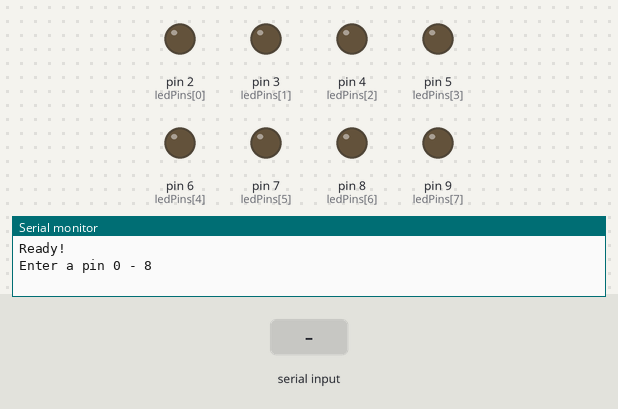
A sketch run on a simulated Arduino Uno, built with avr-gcc and run on an emulated ATmega328P. Shown: output pins drawn as LEDs (lit = HIGH), the last lines printed to the serial monitor. The test bench sets the inputs (shaded band).

Above: at 1.2 s.
1.3 s: "90,45\n" received over Serial
At 1.8 s:
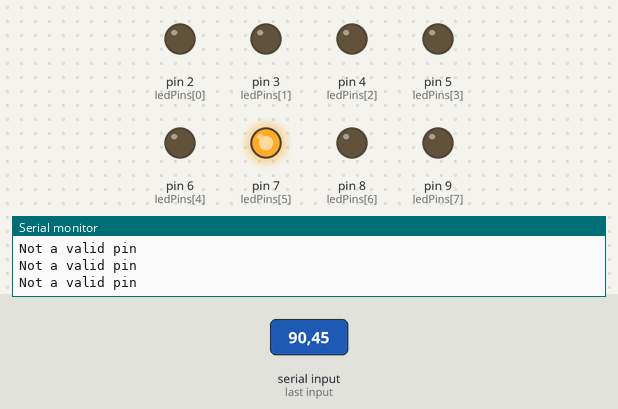
2.8 s: "30,150\n" received over Serial
At 4.0 s:
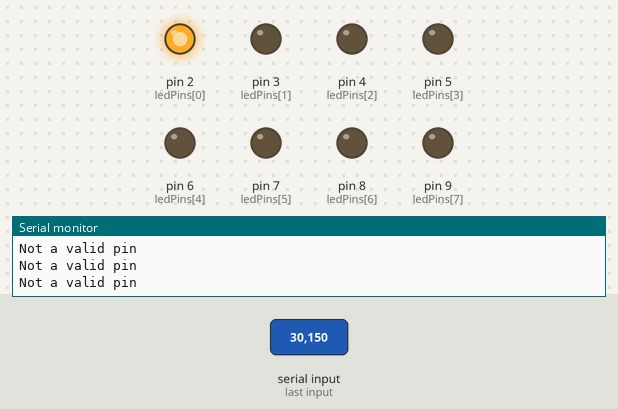
4.3 s: "200\n" received over Serial
5.8 s: "5\n" received over Serial
At 6.3 s:
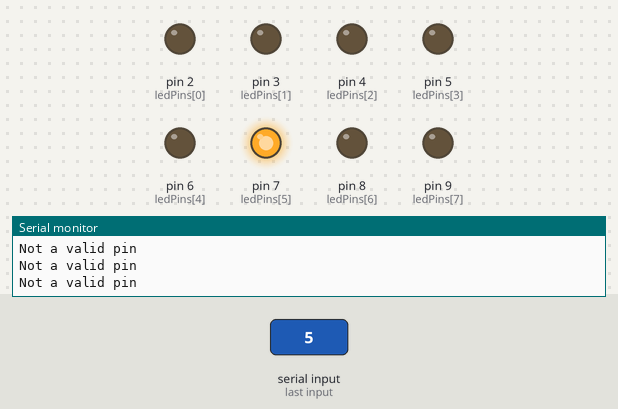
7.3 s: "90\n" received over Serial
At 8.7 s:
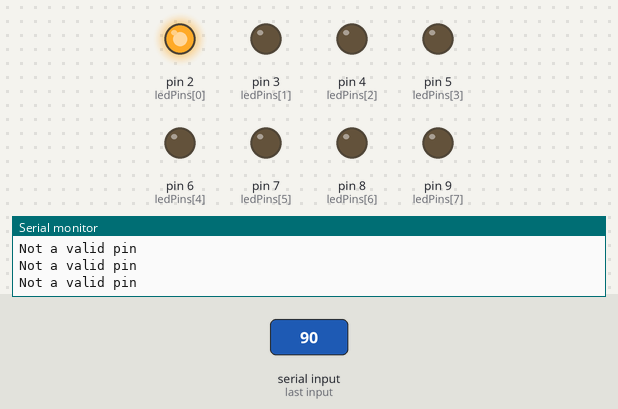
Timing chart, 0 to 9.8 s (numbered marks = the images above; inputs shaded):
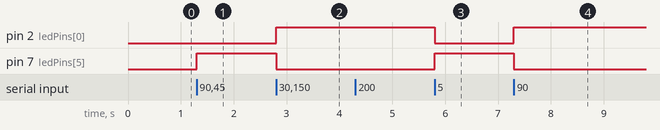

Measured:
- after the input at 1.3 s, pin 7 (ledPins[5]): LOW → HIGH at once
- after the input at 2.8 s, pin 2 (ledPins[0]): LOW → HIGH at once; pin 7 (ledPins[5]): HIGH → LOW at once
- after the input at 5.8 s, pin 2 (ledPins[0]): HIGH → LOW at once; pin 7 (ledPins[5]): LOW → HIGH at once
- after the input at 7.3 s, pin 2 (ledPins[0]): LOW → HIGH at once; pin 7 (ledPins[5]): HIGH → LOW at once

The sketch:

SerialMessages.ino
```cpp
//LED Pin Variables
int ledPins[] = {2,3,4,5,6,7,8,9};
int current;
int previous;

void setup()
{
  Serial.begin(9600);           // set up Serial library at 9600 bps

  Serial.println("Ready!");

  for(int i = 0; i < 8; i++){
      pinMode(ledPins[i],OUTPUT);
  }

 Serial.println("Enter a pin 0 - 8");
}


void loop()
{
  if (Serial.available())
  {
    char ch = Serial.read();
    if (ch >= '0' && ch <= '7')
     {
       current = ch - '0';

       digitalWrite(ledPins[previous], LOW);
       previous = current; // new previous
       digitalWrite(ledPins[current], HIGH);
     }
     else
     {
       Serial.println("Not a valid pin");
     }
  }
}
```
